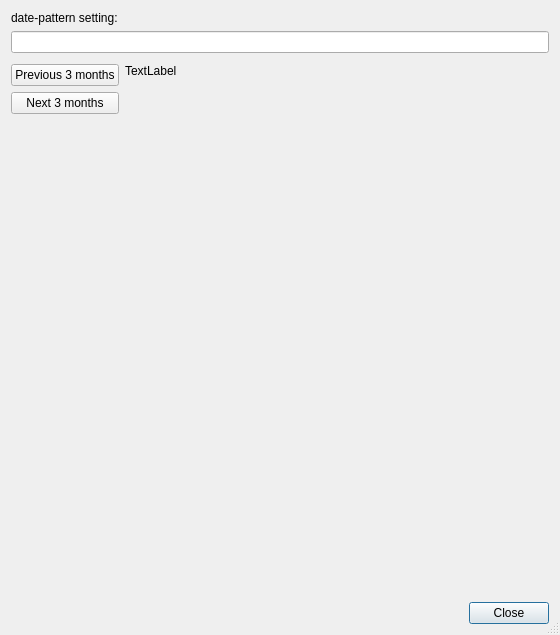
<?xml version="1.0" encoding="UTF-8"?>
<ui version="4.0">
 <class>clDialog_Testing_DatePattern</class>
 <widget class="QDialog" name="clDialog_Testing_DatePattern">
  <property name="geometry">
   <rect>
    <x>0</x>
    <y>0</y>
    <width>560</width>
    <height>635</height>
   </rect>
  </property>
  <property name="windowTitle">
   <string>Testing Date Pattern</string>
  </property>
  <property name="sizeGripEnabled">
   <bool>true</bool>
  </property>
  <layout class="QVBoxLayout" name="verticalLayout_2">
   <item>
    <widget class="QLabel" name="label">
     <property name="text">
      <string>date-pattern setting:</string>
     </property>
    </widget>
   </item>
   <item>
    <widget class="QLineEdit" name="lineEdit"/>
   </item>
   <item>
    <spacer name="verticalSpacer_2">
     <property name="orientation">
      <enum>Qt::Vertical</enum>
     </property>
     <property name="sizeType">
      <enum>QSizePolicy::Fixed</enum>
     </property>
     <property name="sizeHint" stdset="0">
      <size>
       <width>20</width>
       <height>5</height>
      </size>
     </property>
    </spacer>
   </item>
   <item>
    <layout class="QHBoxLayout" name="horizontalLayout">
     <item>
      <layout class="QVBoxLayout" name="verticalLayout">
       <item>
        <widget class="QPushButton" name="pushButton_previous">
         <property name="text">
          <string>Previous 3 months</string>
         </property>
         <property name="autoDefault">
          <bool>false</bool>
         </property>
        </widget>
       </item>
       <item>
        <widget class="QPushButton" name="pushButton_next">
         <property name="text">
          <string>Next 3 months</string>
         </property>
         <property name="autoDefault">
          <bool>false</bool>
         </property>
        </widget>
       </item>
       <item>
        <spacer name="verticalSpacer">
         <property name="orientation">
          <enum>Qt::Vertical</enum>
         </property>
         <property name="sizeHint" stdset="0">
          <size>
           <width>20</width>
           <height>40</height>
          </size>
         </property>
        </spacer>
       </item>
      </layout>
     </item>
     <item>
      <layout class="QVBoxLayout" name="verticalLayout_3">
       <item>
        <widget class="QLabel" name="label_message">
         <property name="text">
          <string>TextLabel</string>
         </property>
        </widget>
       </item>
       <item>
        <spacer name="verticalSpacer_3">
         <property name="orientation">
          <enum>Qt::Vertical</enum>
         </property>
         <property name="sizeHint" stdset="0">
          <size>
           <width>20</width>
           <height>40</height>
          </size>
         </property>
        </spacer>
       </item>
       <item>
        <widget class="QDialogButtonBox" name="buttonBox">
         <property name="orientation">
          <enum>Qt::Horizontal</enum>
         </property>
         <property name="standardButtons">
          <set>QDialogButtonBox::Close</set>
         </property>
         <property name="centerButtons">
          <bool>false</bool>
         </property>
        </widget>
       </item>
      </layout>
     </item>
    </layout>
   </item>
  </layout>
 </widget>
 <resources/>
 <connections>
  <connection>
   <sender>buttonBox</sender>
   <signal>accepted()</signal>
   <receiver>clDialog_Testing_DatePattern</receiver>
   <slot>accept()</slot>
   <hints>
    <hint type="sourcelabel">
     <x>248</x>
     <y>254</y>
    </hint>
    <hint type="destinationlabel">
     <x>157</x>
     <y>274</y>
    </hint>
   </hints>
  </connection>
  <connection>
   <sender>buttonBox</sender>
   <signal>rejected()</signal>
   <receiver>clDialog_Testing_DatePattern</receiver>
   <slot>reject()</slot>
   <hints>
    <hint type="sourcelabel">
     <x>316</x>
     <y>260</y>
    </hint>
    <hint type="destinationlabel">
     <x>286</x>
     <y>274</y>
    </hint>
   </hints>
  </connection>
 </connections>
</ui>
